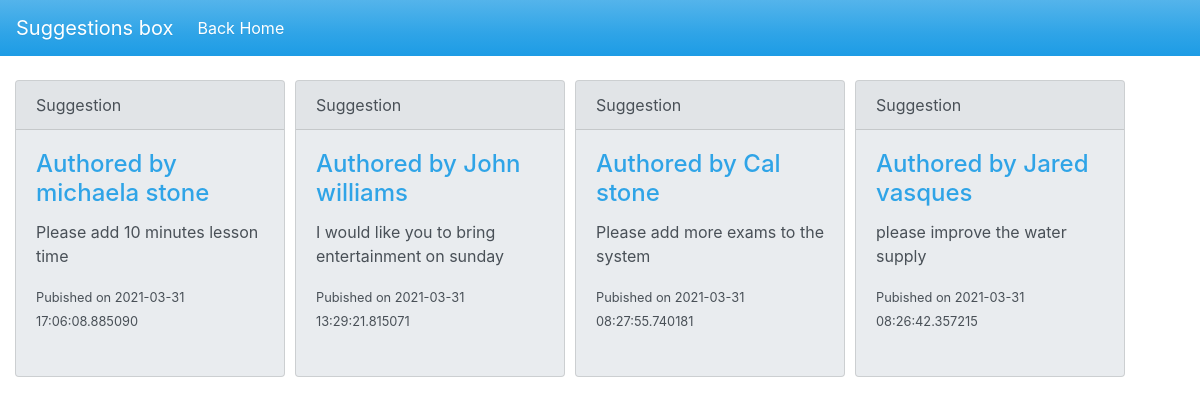
The page /admin/pages/suggestions/index.php on the database its author committed.
### tables this page shows
CREATE TABLE `suggestions` (
  `id` int(255) NOT NULL,
  `publisher` varchar(255) NOT NULL,
  `content` varchar(255) NOT NULL,
  `time` timestamp(6) NOT NULL DEFAULT current_timestamp(6)
);

### admin/pages/suggestions/index.php (the view, shortened to what this page needs)
<?php
    require '../config.php';
    $query = "SELECT * FROM suggestions ORDER BY id desc";
    $result = mysqli_query($conn,$query);
    $suggestions = mysqli_fetch_all($result,MYSQLI_ASSOC);
?>
<!DOCTYPE html>
<html lang="en">
<head>
    <link rel="stylesheet" href="../../../css/bootstrap.min.css">
</head>
<body>
<nav class="navbar navbar-expand-lg navbar-dark bg-primary">
  <a class="navbar-brand" href="#">Suggestions box</a>
  <div class="collapse navbar-collapse" id="navbarColor01">
    <ul class="navbar-nav mr-auto">
      <li class="nav-item active">
        <a class="nav-link" href="../../">Back Home
        </a>
      </li>
    </ul>
  </div>
</nav>
<br>
<div class="grid container">
<?php foreach($suggestions as $suggestion):?>
    <div class="card bg-secondary mb-3" style="max-width: 20rem;">
        <div class="card-header">Suggestion</div>
        <div class="card-body">
        <h4 class="card-title">Authored by <?php echo $suggestion['publisher']; ?></h4>
        <p class="card-text"><?php echo $suggestion['content'];?></p>
        <small>Pubished on <?php echo $suggestion['time']; ?></small>
  </div> <br>
</div>
<?php endforeach;?>
</div>
</body>
</html>

### admin/pages/suggestions/index.php (style rules this page uses)
.grid { width: 100%; display: inline-grid; grid-template-columns: repeat(4,1fr); grid-gap: 10px; }

### rows shown on the page
suggestions: publisher "michaela stone", content "Please add 10 minutes lesson time", time "2021-03-31 17:06:08.885090"
suggestions: publisher "John williams", content "I would like you to bring entertainment on sunday", time "2021-03-31 13:29:21.815071"
suggestions: publisher "Cal stone", content "Please add more exams to the system", time "2021-03-31 08:27:55.740181"
suggestions: publisher "Jared vasques", content "please improve the water supply", time "2021-03-31 08:26:42.357215"
